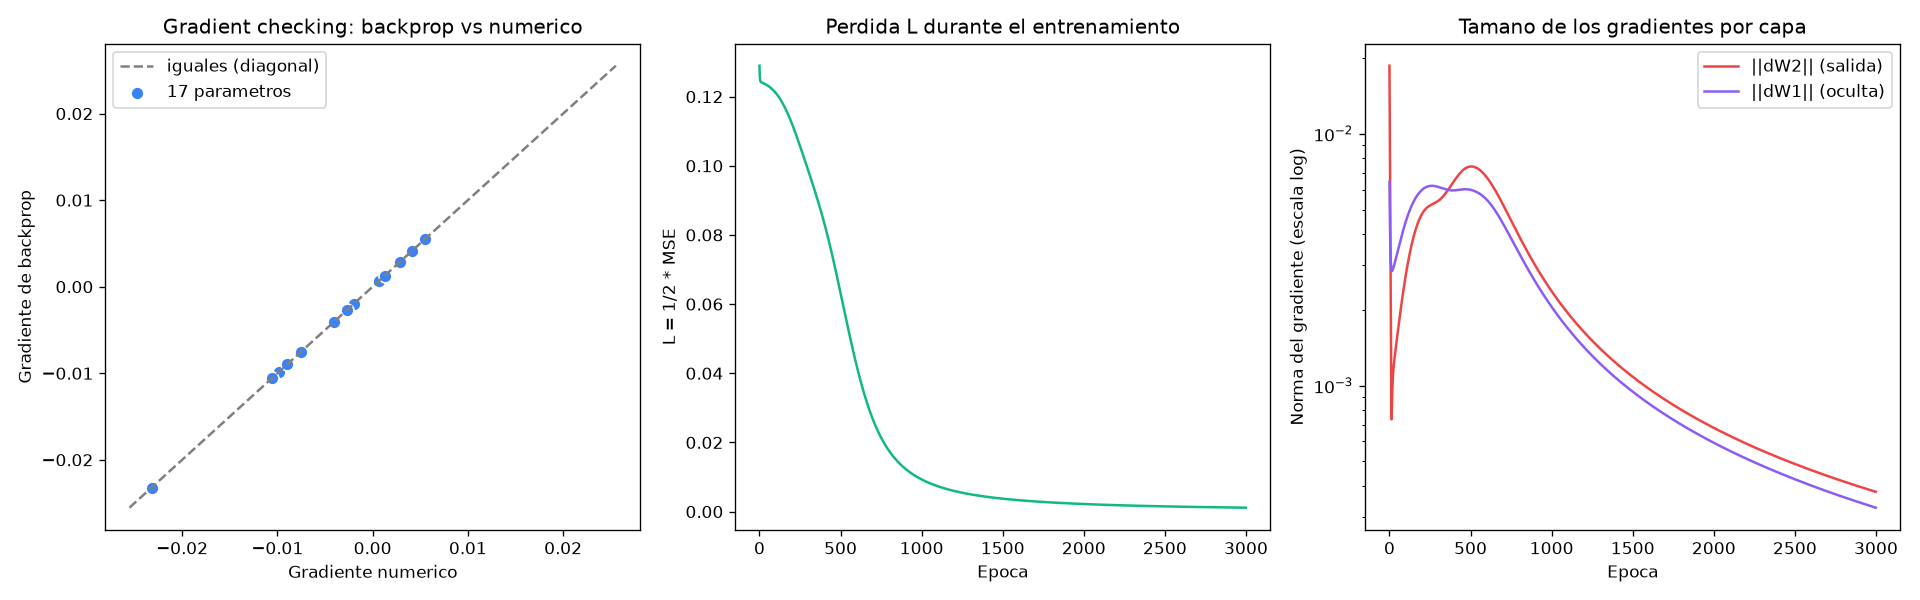

Write Python code to recreate this figure.
"""
LECCION 1.3 - BACKPROPAGATION COMPLETA
======================================

Objetivo: entender de donde sale cada linea del entrenamiento de la red
de 2 capas de la leccion 1.2.

En la 1.2 usamos estas formulas "de confianza":
  delta2 = error * y_pred * (1 - y_pred)
  delta1 = (delta2 @ W2.T) * a1 * (1 - a1)
Aqui las derivamos con la REGLA DE LA CADENA, capa por capa, y despues
COMPROBAMOS que son correctas comparandolas con una aproximacion numerica
(gradient checking).

Misma red (2 -> 4 -> 1, sigmoid) y mismos datos XOR que la leccion 1.2.
Lo que cambia es la notacion, que ahora es la estandar:
  - una funcion de perdida L explicita
  - gradientes dL/dW (se nombran dW1, db1, dW2, db2)
  - actualizacion con signo menos: W = W - tasa * dW
"""

import numpy as np
import matplotlib.pyplot as plt

np.random.seed(42)


# ============================================================
# PARTE 1: DATOS (los mismos de la leccion 1.2)
# ============================================================

def generar_datos_xor(n_por_nube=50, dispersion=0.15):
    centros = np.array([[0.0, 0.0], [1.0, 1.0], [0.0, 1.0], [1.0, 0.0]])
    etiquetas = [0, 0, 1, 1]
    nubes = [np.random.randn(n_por_nube, 2) * dispersion + c for c in centros]
    X = np.vstack(nubes)
    y = np.hstack([np.full(n_por_nube, e, dtype=float) for e in etiquetas])
    indices = np.random.permutation(len(X))
    return X[indices], y[indices]


X, y = generar_datos_xor()
Y = y.reshape(-1, 1)                    # (200, 1), como en la 1.2
print(f"Datos: X.shape={X.shape}, Y.shape={Y.shape}")


def sigmoid(z):
    return 1.0 / (1.0 + np.exp(-z))


# ============================================================
# PARTE 2: LA REGLA DE LA CADENA CON UN SOLO NUMERO
# ============================================================
# Antes de la red completa, una cadena minima: una neurona, un punto.
#   z = w * x + b      ->  a = sigmoid(z)  ->  L = 1/2 * (a - y)^2
# Queremos dL/dw: "si muevo w un poquito, cuanto cambia L".
# La regla de la cadena dice que se multiplican las derivadas de cada
# eslabon:
#   dL/dw = dL/da * da/dz * dz/dw
#         = (a - y) * a*(1-a) * x

print("\n--- Regla de la cadena con un solo numero ---")
x_ej, y_ej, w_ej, b_ej = 1.5, 1.0, 0.8, -0.5
z_ej = w_ej * x_ej + b_ej
a_ej = sigmoid(z_ej)
L_ej = 0.5 * (a_ej - y_ej) ** 2

dL_da = a_ej - y_ej                     # eslabon 1: derivada de 1/2*(a-y)^2
da_dz = a_ej * (1 - a_ej)               # eslabon 2: derivada de sigmoid
dz_dw = x_ej                            # eslabon 3: derivada de w*x+b respecto a w
dL_dw = dL_da * da_dz * dz_dw           # la cadena: se multiplican
print(f"z={z_ej:.4f}  a={a_ej:.4f}  L={L_ej:.6f}")
print(f"dL/da={dL_da:.4f}  da/dz={da_dz:.4f}  dz/dw={dz_dw:.4f}  ->  dL/dw={dL_dw:.6f}")

# Comprobacion: movemos w un poquito (h) y medimos cuanto cambia L de verdad
h = 1e-5
L_mas = 0.5 * (sigmoid((w_ej + h) * x_ej + b_ej) - y_ej) ** 2
L_menos = 0.5 * (sigmoid((w_ej - h) * x_ej + b_ej) - y_ej) ** 2
print(f"Aproximacion numerica (L(w+h) - L(w-h)) / 2h = {(L_mas - L_menos) / (2 * h):.6f}")


# ============================================================
# PARTE 3: FORWARD PASS QUE GUARDA LOS VALORES INTERMEDIOS
# ============================================================
# Backprop necesita z1, a1 y a2 de la pasada hacia adelante: las
# derivadas de sigmoid se calculan con ellos. Por eso el forward los
# guarda en un diccionario "cache".

def inicializar_red(n_entrada=2, n_oculta=4, n_salida=1):
    W1 = np.random.randn(n_entrada, n_oculta)
    b1 = np.zeros(n_oculta)
    W2 = np.random.randn(n_oculta, n_salida)
    b2 = np.zeros(n_salida)
    return {"W1": W1, "b1": b1, "W2": W2, "b2": b2}


def forward(X, p):
    z1 = X @ p["W1"] + p["b1"]          # (n, 4)
    a1 = sigmoid(z1)                    # (n, 4)
    z2 = a1 @ p["W2"] + p["b2"]         # (n, 1)
    a2 = sigmoid(z2)                    # (n, 1)  = y_pred
    cache = {"X": X, "z1": z1, "a1": a1, "z2": z2, "a2": a2}
    return a2, cache


def perdida(a2, Y):
    """Error cuadratico medio con un 1/2 adelante: L = 1/2 * promedio((a2 - Y)^2).
    El 1/2 solo sirve para que al derivar el 2 del cuadrado se cancele."""
    return 0.5 * np.mean((a2 - Y) ** 2)


# ============================================================
# PARTE 4: BACKWARD PASS, CAPA POR CAPA
# ============================================================
# Recorremos la red al reves. En cada paso aplicamos un eslabon de la
# cadena. La notacion dX significa "dL/dX": cuanto cambia la perdida si
# X cambia un poquito. Cada dX tiene la MISMA shape que X.
#
#   L  <- a2 <- z2 <- (W2, b2, a1) <- z1 <- (W1, b1, X)

def backward(Y, p, cache):
    n = len(Y)
    a1, a2, X = cache["a1"], cache["a2"], cache["X"]

    # --- Capa de salida ---
    dA2 = (a2 - Y) / n                          # (n,1)  dL/da2: derivada de 1/2*promedio((a2-Y)^2)
    dZ2 = dA2 * a2 * (1 - a2)                   # (n,1)  x derivada de sigmoid  -> "delta" de la salida
    dW2 = a1.T @ dZ2                            # (4,n) @ (n,1) -> (4,1)  como W2
    db2 = np.sum(dZ2, axis=0)                   # (1,)                    como b2

    # --- Hacia la capa oculta ---
    dA1 = dZ2 @ p["W2"].T                       # (n,1) @ (1,4) -> (n,4)  cuanto le toca a cada neurona
    dZ1 = dA1 * a1 * (1 - a1)                   # (n,4)  x derivada de sigmoid  -> "delta" oculto
    dW1 = X.T @ dZ1                             # (2,n) @ (n,4) -> (2,4)  como W1
    db1 = np.sum(dZ1, axis=0)                   # (4,)                    como b1

    return {"W1": dW1, "b1": db1, "W2": dW2, "b2": db2}


# ============================================================
# PARTE 5: GRADIENT CHECKING (comprobar que backward no tiene errores)
# ============================================================
# Para cada uno de los 17 parametros: lo subimos h, medimos L; lo bajamos
# h, medimos L. La pendiente (L+ - L-) / 2h aproxima dL/dparametro sin
# usar ninguna formula de derivadas. Si backward esta bien, ambos numeros
# coinciden en muchos decimales.

def gradiente_numerico(X, Y, p, h=1e-5):
    grads = {}
    for nombre, matriz in p.items():
        g = np.zeros_like(matriz)
        for idx in np.ndindex(matriz.shape):    # recorre cada posicion de la matriz
            original = matriz[idx]
            matriz[idx] = original + h
            L_mas = perdida(forward(X, p)[0], Y)
            matriz[idx] = original - h
            L_menos = perdida(forward(X, p)[0], Y)
            matriz[idx] = original              # lo dejamos como estaba
            g[idx] = (L_mas - L_menos) / (2 * h)
        grads[nombre] = g
    return grads


print("\n--- Gradient checking con los pesos iniciales ---")
params = inicializar_red()
a2, cache = forward(X, params)
grad_backprop = backward(Y, params, cache)
grad_numerico = gradiente_numerico(X, Y, params)

for nombre in ["W1", "b1", "W2", "b2"]:
    gb, gn = grad_backprop[nombre].ravel(), grad_numerico[nombre].ravel()
    error_relativo = np.linalg.norm(gb - gn) / (np.linalg.norm(gb) + np.linalg.norm(gn))
    print(f"{nombre}: backprop={np.round(gb, 6)}")
    print(f"{'':4}numerico={np.round(gn, 6)}  error relativo={error_relativo:.1e}")


# ============================================================
# PARTE 6: ENTRENAMIENTO CON W = W - tasa * dW
# ============================================================
# Es el mismo entrenamiento de la 1.2, escrito con la notacion estandar.
# Como dW2 = -(a1.T @ delta2 / n) de la 1.2, restar dW es lo mismo que
# sumar el gradiente de antes: es la misma cuenta con otro nombre.

def entrenar(X, Y, params, tasa_aprendizaje=2.0, epocas=3000):
    historial_perdida = []
    historial_norma = {"W1": [], "W2": []}
    for epoca in range(epocas):
        a2, cache = forward(X, params)                  # 1. forward (guarda cache)
        historial_perdida.append(perdida(a2, Y))        # 2. medir la perdida
        grads = backward(Y, params, cache)              # 3. backward
        for nombre in params:                           # 4. actualizar los 4 parametros
            params[nombre] -= tasa_aprendizaje * grads[nombre]
        historial_norma["W1"].append(np.linalg.norm(grads["W1"]))
        historial_norma["W2"].append(np.linalg.norm(grads["W2"]))
        if epoca % 500 == 0 or epoca == epocas - 1:
            accuracy = np.mean((a2 >= 0.5) == Y)
            print(f"Epoca {epoca:4d} | perdida={historial_perdida[-1]:.5f} | accuracy={accuracy:.2%}")
    return params, historial_perdida, historial_norma


print("\n--- Entrenando con backprop ---")
params, historial_perdida, historial_norma = entrenar(X, Y, params)
accuracy_final = np.mean((forward(X, params)[0] >= 0.5) == Y)
print(f"\nAccuracy final: {accuracy_final:.2%}")
print(f"W1 final =\n{np.round(params['W1'], 2)}")


# ============================================================
# PARTE 7: VISUALIZACION
# ============================================================
# (1) gradient checking: cada punto es un parametro, backprop vs numerico
# (2) curva de la perdida
# (3) tamano (norma) de los gradientes de cada capa durante el entrenamiento

fig, (ax1, ax2, ax3) = plt.subplots(1, 3, figsize=(16, 5))

todos_b = np.hstack([grad_backprop[k].ravel() for k in ["W1", "b1", "W2", "b2"]])
todos_n = np.hstack([grad_numerico[k].ravel() for k in ["W1", "b1", "W2", "b2"]])
lim = np.abs(todos_b).max() * 1.1
ax1.plot([-lim, lim], [-lim, lim], color="gray", linestyle="--", label="iguales (diagonal)")
ax1.scatter(todos_n, todos_b, color="#3B82F6", edgecolor="white", s=60, label="17 parametros")
ax1.set_title("Gradient checking: backprop vs numerico")
ax1.set_xlabel("Gradiente numerico")
ax1.set_ylabel("Gradiente de backprop")
ax1.legend()

ax2.plot(historial_perdida, color="#10B981")
ax2.set_title("Perdida L durante el entrenamiento")
ax2.set_xlabel("Epoca")
ax2.set_ylabel("L = 1/2 * MSE")

ax3.plot(historial_norma["W2"], color="#EF4444", label="||dW2|| (salida)")
ax3.plot(historial_norma["W1"], color="#8B5CF6", label="||dW1|| (oculta)")
ax3.set_yscale("log")
ax3.set_title("Tamano de los gradientes por capa")
ax3.set_xlabel("Epoca")
ax3.set_ylabel("Norma del gradiente (escala log)")
ax3.legend()

plt.tight_layout()
plt.savefig("04_backpropagation_detailed.png", dpi=120)
print("\nGrafico guardado en: 04_backpropagation_detailed.png")
print("Abriendo ventana con el grafico... (cerrala para que el script termine)")
plt.show()


# ============================================================
# CONCEPTOS CLAVE
# ============================================================
print("""
CONCEPTOS CLAVE DE ESTA LECCION:
1. Regla de la cadena: la derivada de una cadena de funciones es el
   producto de las derivadas de cada eslabon
2. El forward guarda los valores intermedios (cache) porque el backward
   los necesita para calcular las derivadas
3. Backward recorre la red al reves: dA2 -> dZ2 -> (dW2, db2) -> dA1 ->
   dZ1 -> (dW1, db1). Cada dX tiene la misma shape que X
4. Para pasar de una capa a la anterior se multiplica por W.T, y para
   atravesar una activacion se multiplica por su derivada
5. Gradient checking compara backprop con (L(p+h) - L(p-h)) / 2h para
   detectar errores en las formulas

EXPERIMENTOS SUGERIDOS:
- Introduce un error a proposito en backward() (por ejemplo, borra el
  "* a1 * (1 - a1)" de dZ1) y mira como lo detecta el gradient checking
- Cambia h en gradiente_numerico() a 1e-2 y a 1e-12: por que ambos
  extremos dan peor aproximacion?
- Agrega una segunda capa oculta (W3, b3) a forward() y backward(): el
  patron "por W.T, por la derivada" se repite igual
""")
